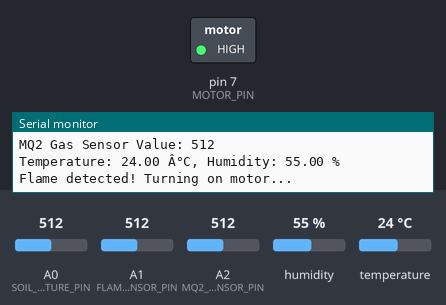
Bench run of a sketch on a simulated Arduino Uno, built with avr-gcc and run on an emulated ATmega328P. Parts: switched loads named in the sketch (green lamp = pin HIGH), the last lines printed to the serial monitor. The test bench sets the inputs (shaded band); at power-on: A1 (FLAME_SENSOR_PIN) = 512, A0 (SOIL_MOISTURE_PIN) = 512, A2 (MQ2_SENSOR_PIN) = 512, humidity 55 %, temperature 24 °C. Not simulated (calls return 0 or success): arduino_secrets.h.

Above: at 1.9 s.
2.0 s: A1 (FLAME_SENSOR_PIN) set to 789
3.5 s: A1 (FLAME_SENSOR_PIN) set to 812
At 5.5 s:
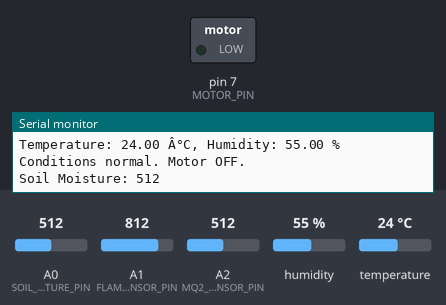
5.9 s: A0 (SOIL_MOISTURE_PIN) set to 716
7.8 s: A0 (SOIL_MOISTURE_PIN) set to 742
At 9.4 s:
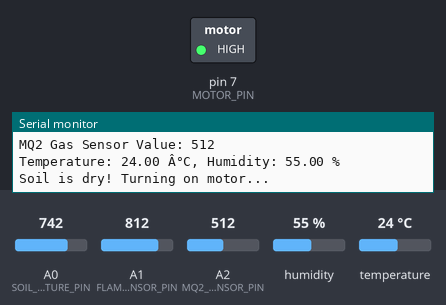
11.4 s: A0 (SOIL_MOISTURE_PIN) set to 306
At 13.0 s:
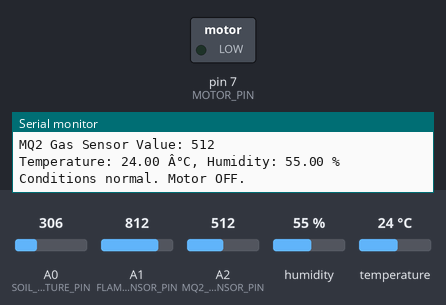
13.5 s: A0 (SOIL_MOISTURE_PIN) set to 810
At 15.1 s:
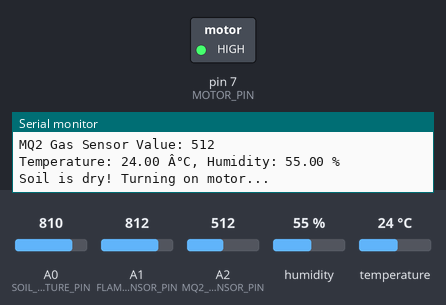
Timing chart, 0 to 16.6 s (numbered marks = the images above; inputs shaded):
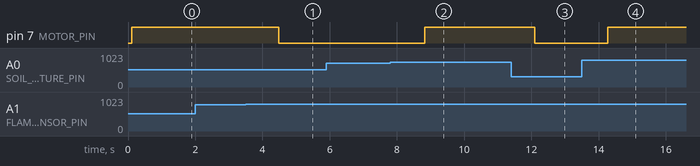

The sketch:

Auto_farming_project.ino
```cpp
#include "arduino_secrets.h"

#include <DHT.h>

// Define pin connections
#define SOIL_MOISTURE_PIN A0  // Soil moisture sensor pin
#define FLAME_SENSOR_PIN A1   // Flame sensor pin
#define MQ2_SENSOR_PIN A2     // MQ2 gas sensor pin
#define DHTPIN 3              // DHT11 data pin
#define MOTOR_PIN 7           // Motor/Relay control pin

// Define sensor types
#define DHTTYPE DHT11         // DHT11 sensor type

// Create DHT object
DHT dht(DHTPIN, DHTTYPE);

// Threshold values
int soilMoistureThreshold = 300;  // Threshold for dry soil
int flameThreshold = 800;         // Threshold for flame detection

void setup() {
  // Initialize serial communication
  Serial.begin(9600);

  // Initialize DHT sensor
  dht.begin();

  // Initialize motor pin
  pinMode(MOTOR_PIN, OUTPUT);
  digitalWrite(MOTOR_PIN, LOW);  // Motor is initially OFF

  Serial.println("System is starting...");
}

void loop() {
  // Read soil moisture sensor value
  int soilMoistureValue = analogRead(SOIL_MOISTURE_PIN);
  soilMoistureValue=abs(soilMoistureValue-1024);
  Serial.print("Soil Moisture: ");
  Serial.println(soilMoistureValue);

  // Read flame sensor value
  int flameValue = analogRead(FLAME_SENSOR_PIN);
  Serial.print("Flame Sensor Value: ");
  Serial.println(flameValue);

  // Read MQ2 gas sensor value (just for monitoring, no control based on this in the code)
  int mq2Value = analogRead(MQ2_SENSOR_PIN);
  Serial.print("MQ2 Gas Sensor Value: ");
  Serial.println(mq2Value);

  // Read temperature and humidity from DHT11
  float temperature = dht.readTemperature();  // Temperature in Celsius
  float humidity = dht.readHumidity();        // Humidity in percentage

  if (isnan(temperature) || isnan(humidity)) {
    Serial.println("Failed to read from DHT sensor!");
  } else {
    Serial.print("Temperature: ");
    Serial.print(temperature);
    Serial.print(" Â°C, Humidity: ");
    Serial.print(humidity);
    Serial.println(" %");
  }

  // Check conditions to turn ON motor
  if (flameValue < flameThreshold) {
    Serial.println("Flame detected! Turning on motor...");
    digitalWrite(MOTOR_PIN, HIGH);  // Turn ON the motor
  } else if (soilMoistureValue < soilMoistureThreshold) {
    Serial.println("Soil is dry! Turning on motor...");
    digitalWrite(MOTOR_PIN, HIGH);  // Turn ON the motor
  } else {
    Serial.println("Conditions normal. Motor OFF.");
    digitalWrite(MOTOR_PIN, LOW);   // Turn OFF the motor
  }

  // Delay for next reading
  delay(1000);
}
```

Measured:
- the behaviour switches between 799 and 800 on A1 (FLAME_SENSOR_PIN) (found by bisection; images 0 and 1)
- the behaviour switches between 724 and 725 on A0 (SOIL_MOISTURE_PIN) (found by bisection; images 1 and 2)
- after the input at 3.5 s, pin 7 (MOTOR_PIN): HIGH → LOW after 0.98 s
- after the input at 7.8 s, pin 7 (MOTOR_PIN): LOW → HIGH after 1.0 s
- after the input at 11.4 s, pin 7 (MOTOR_PIN): HIGH → LOW after 0.70 s
- after the input at 13.5 s, pin 7 (MOTOR_PIN): LOW → HIGH after 0.77 s
